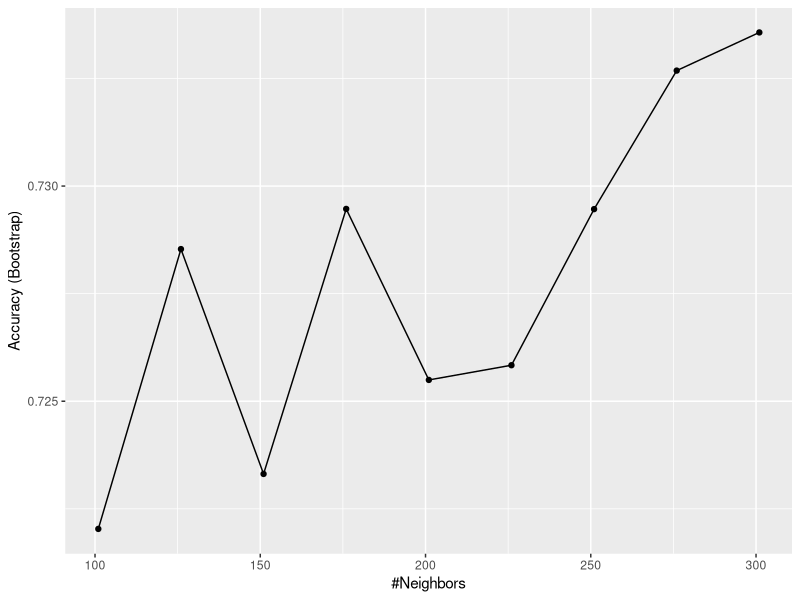

Write the R code that produced this figure.
library(tidyverse)
library(caret)

# 5.2.1: Variables independientes
set.seed(1996)
n <- 1000
p <- 10000
x <- matrix(rnorm(n*p), n, p)
colnames(x) <- paste("x", 1:ncol(x), sep = "_")
y <- rbinom(n, 1, 0.5) %>% factor()

x_subset <- x[ ,sample(p, 100)]
set.seed(1)

# Cross - Validation
fit <- train(x_subset, y, method = "glm")
fit$results

# 5.2.2: Elegir los mejores predictores
pvals <- rep(0, ncol(x)) # inicializar vector para almacenar p-valores
for (i in 1:ncol(x)) { # iterar sobre cada columna (10.000 de x)
  # realizar la prueba t comparando la media del predictor [i] entre los grupos y=0 e y=1
  # se asumen varianzas iguales
  pvals[i] <- t.test(x[,i][y==0], x[,i][y==1], var.equal=TRUE)$p.value
}

# Aplicar el umbral de significancia y contar
ind <- which(pvals < 0.01)
length(ind)

# 5.2.3: Selección sesgada (p-hacking)
set.seed(1)
x_subset <- x[, ind] # usar solo las columnas significantes
fit <- train(x_subset, y, method="glm") # cross - validation GLM (regression)
fit$results$Accuracy

# 5.2.4: kNN
set.seed(1)
fit <- train(x_subset, y, method = "knn", tuneGrid = data.frame(k = seq(101, 301, 25)))
ggplot(fit)
